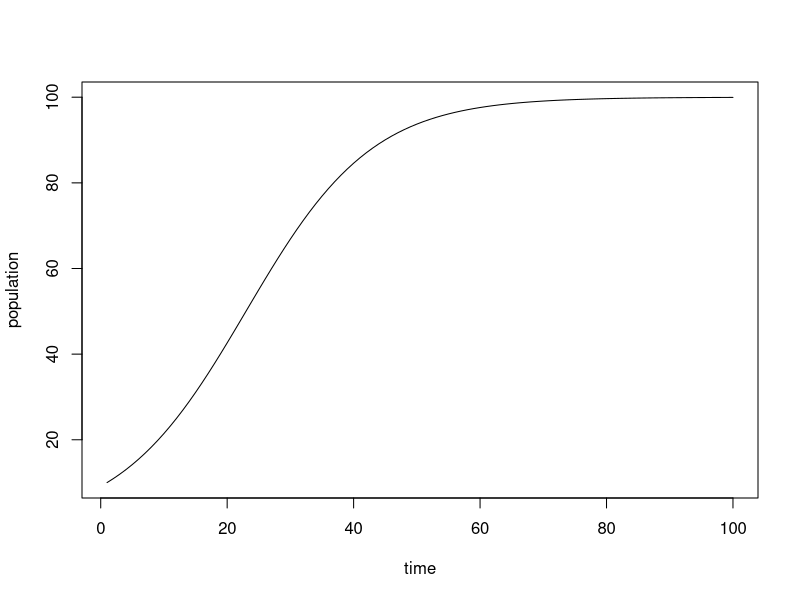
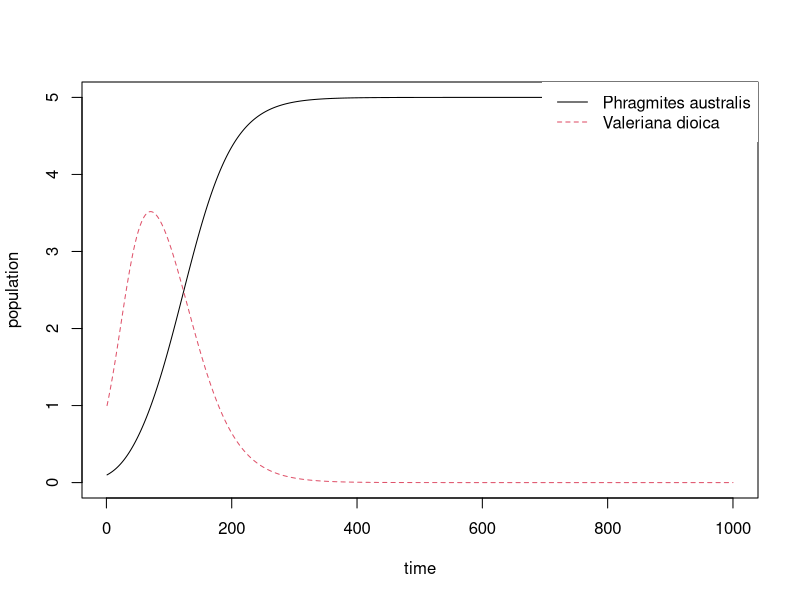
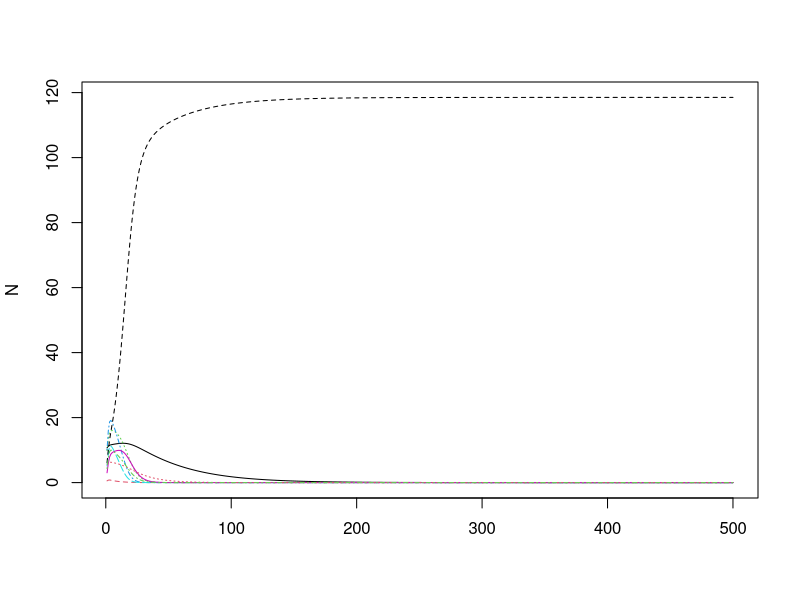

Source code (R) for these figures, in order:
##########################################################################################
# Lotka-Volterra model for competition system  ---------------------------------------
##########################################################################################

# Notes -------------------------------------------------------------------
# The competition variant has logistic growth! (exponential in predator-prey model)
# There are solutions for one equilibrium, multiple equilibria, no equilibria


# Library -----------------------------------------------------------------
library(deSolve)


# One species logistic -------------------------------------------------------------------
calcLogistic <- function(time, state, par)
{
  with(as.list(par), {
    dN <- r * state * (1 - state/K) ## 1/K = a11
    list(dN)
  })
}

# Two-species simulation --------------------------------------------------------------
par <- c(r = 0.1,
         K = 100)
state_init <- c(N = 10)
time = 1:100

Sim_logistic <- ode(y = state_init, times = time, func = calcLogistic, parms = par)
matplot(Sim_logistic[,-1], type = "l", xlab = "time", ylab = "population")

# Two-species model -------------------------------------------------------------------

## states N, M of two species
## dn/dt ==  r_n N * (1 - a_nn N - a_nm M)
## increment of rate r_n*N is at max for both very small intraspecific and interspecific competition
## a12 is the competition of M on N
## as states N or M grow bigger, r_n*N approaches 0

calcComp2 <- function (time, state, par)
{
  with(as.list(par), {
    dn <- r_n * state[1] * (1 - a11 * state[1] - a12 * state[2])
    dm <- r_m * state[2] * (1 - a22 * state[2] - a21 * state[1])
    list(c(dn, dm))
  })
}

# Two-species simulation --------------------------------------------------------------
par2 <- c(r_n = 0.05,
         r_m = 0.05,
         a11 = 0.2, ## interaction coefficients
         a21 = 0.3,
         a22 = 0.2,
         a12 = 0.1)
state_init <- c(0.1, 1)
time = 1:1000

Sim_2 <- ode(y = state_init, times = time, func = calcComp2, parms = par2)
matplot(Sim_2[,-1], type = "l", xlab = "time", ylab = "population")
legend("topright", c("Phragmites australis", "Valeriana dioica"), lty = c(1,2), col = c(1,2), box.lwd = 0)


# Multi-species matrix model -------------------------------------------------------------------

## For one species the model equation is:
## dn/dt ==  r_n N * (1 - (a_nn N + a_nm M))

## Same for multiple species:
## dm/dt ==  r m * (1 - (A %*% m))
## first term (r m): here, r, m are just vectorized
## second term (1 - (A %*% m)): for a two species model equivalent to
## c(A_11 m1 + A_12 m2, A_21 m1 + A_22 m2)


calcCompM <- function(t,
                      m, # A vector of species states.
                      par){
  r <- par[[1]] # Length n vector of growth rates.
  A <- par[[2]] # Full n x n matrix of interaction coefficients
  dm <- r * m * (1 - (A %*% m)) # This is logistic as well.
  return(list(c(dm)))
}

# Multi-species simulation -------------------------------------------------------------------
n_species <- 9
time <- 1:500

## Generate some random parameters.
r <- runif(n_species)*2 # Vector of growth rates.

alpha <- .01 # The mean interaction
A <- matrix(rnorm(n_species^2, alpha, alpha/10), nrow = n_species) # A full matrix of mutual competition factors.

par <- list(r, A) # Parameters list, including a matrix of alpha values.

m0 <- runif(n_species)/(n_species*alpha) # Initial state matrix.

Sim_m <- ode(m0, time, calcCompM, par)
matplot(Sim_m[,-1], type="l", ylab="N") # log='y'



# Data --------------------------------------------------------------------
## Longitudinal community data is available at
# library(dave) [Package for WILDI text book]
# data(lveg)
# data(ltim)
# ?lveg
# ?ltim


# gauseR --------------------------------------------------------------------
## Just as a note that this exists, including data:
# library(gauseR)
